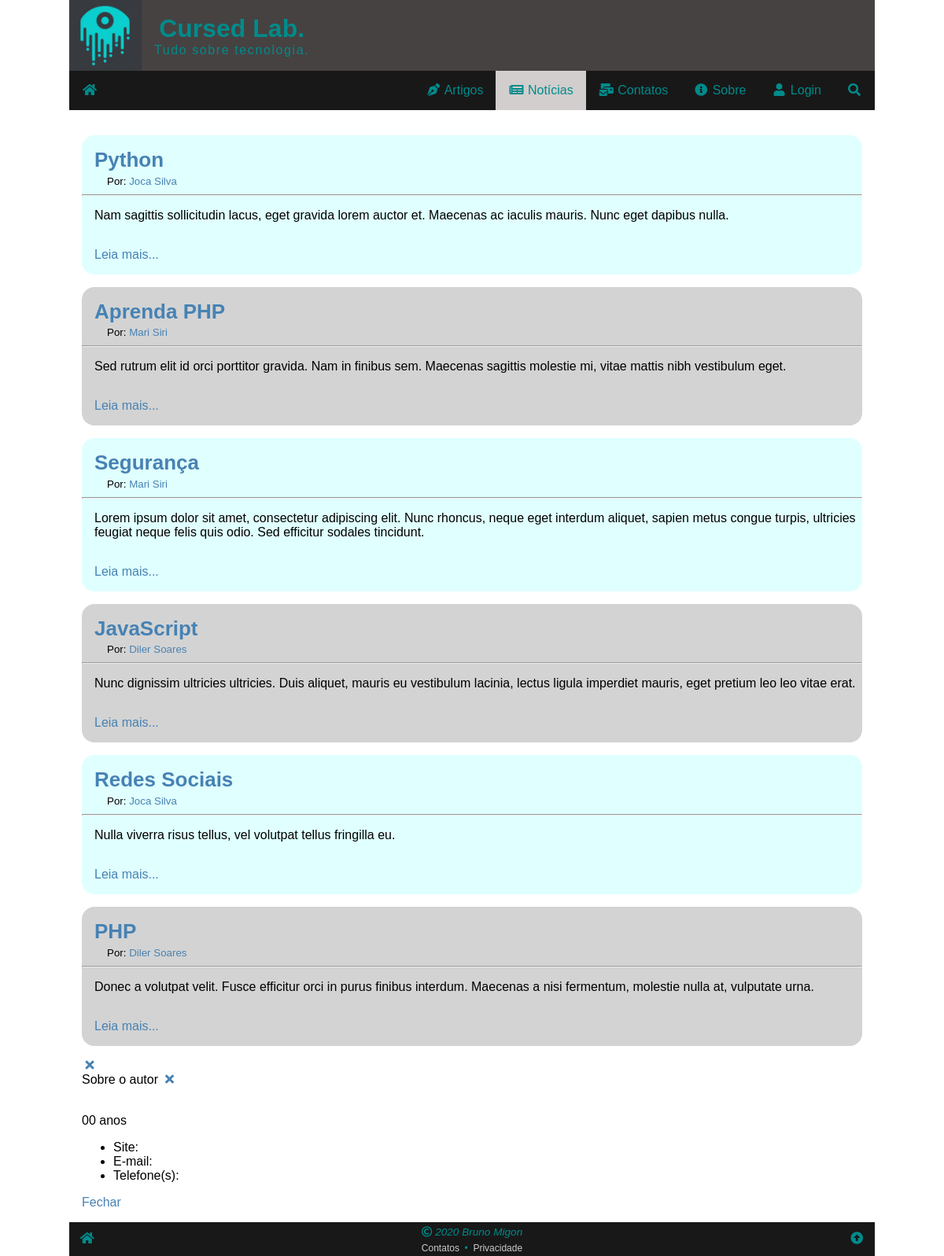
/noticias.php, run on the app's committed database.
### tables this page shows
CREATE TABLE noticias (
    id_noticia INT PRIMARY KEY NOT NULL AUTO_INCREMENT,
    data_noticia TIMESTAMP DEFAULT CURRENT_TIMESTAMP,
    titulo_noticia VARCHAR(255) NOT NULL,
    resumo_noticia VARCHAR(255) NOT NULL,
    texto_noticia LONGTEXT,
    fonte_noticia VARCHAR(255),
    status_noticia ENUM('ativo', 'inativo') DEFAULT 'ativo',
    autor_id INT NOT NULL COMMENT 'Chave estrangeira',
    FOREIGN KEY (autor_id) REFERENCES autores (id_autor)
);

CREATE TABLE autores (
    id_autor INT PRIMARY KEY NOT NULL AUTO_INCREMENT,
    data_autor TIMESTAMP DEFAULT CURRENT_TIMESTAMP,
    thumb_autor VARCHAR(255) COMMENT 'Uma imagem que representa o autor',
    nome_autor VARCHAR(255) COMMENT 'Nome completo que só aparece nos detalhes',
    nome_tela VARCHAR(127) NOT NULL COMMENT 'Nome curto que aparece no site',
    email VARCHAR(255) NOT NULL,
    site VARCHAR(255) COMMENT 'Sites começam com http://',
    curriculo TEXT COMMENT 'Um mini-currículo do autor.',
    telefone VARCHAR(128),
    nascimento DATE COMMENT 'Formato: AAAA-MM-DD',
    campo1 TEXT COMMENT 'Para uso futuro',
    campo2 TEXT COMMENT 'Para uso futuro',
    campo3 TEXT COMMENT 'Para uso futuro',
    status_autor ENUM('inativo', 'ativo') DEFAULT 'ativo'
);

### noticias.php (the view, shortened to what this page needs)
<?php
require ('_config.php');
$css = "/css/noticias.css";
$menu = "noticias";
$sql = <<<SQL
SELECT titulo_noticia, resumo_noticia, texto_noticia, autores.*
    FROM noticias
    INNER JOIN autores ON autor_id = id_autor
    AND status_noticia = 'ativo'
    ORDER BY data_noticia DESC
;
SQL;
$res = $conn->query($sql);
$noticias = '';
while ( $noti = $res->fetch_assoc() ) :
$noticias .=  <<<TEXTO
    <div class="noticias">
        <h3>{$noti['titulo_noticia']}</h3>
        <small>Por: <a href="{$noti['site']}" id="modalAutor" target="_blank">{$noti['nome_tela']}</a></small>
        <hr>
        <p>{$noti['resumo_noticia']}</p>
        <a href="{$noti['texto_noticia']}"><p>Leia mais...</p></a>
    </div>
TEXTO;
endwhile;
$dataNascimento = $noti['nascimento'];
$date = new DateTime($dataNascimento);
$interval = $date->diff( new DateTime( date('Y-m-d') ) );
$idadeautor = $interval->format( '%Y anos' );
$mautor = <<<TEXTO
<div id="modal" class="modal">
    <a href="#fechar" class="fechamodal"><i class="fas fa-fw fa-times"></i></a>
    <div class="wrapmodal">
        <div class="autor">
            <div class="autortit">
                <span>Sobre o autor</span>
                <a href="#fechar" class="fechamodal"><i class="fas fa-fw fa-times"></i></a>
            </div>
            <div class="autorid">
                <img src="{$noti['thumb_autor']}" alt="{$noti['nome_tela']}">
                <h4>{$noti['nome_tela']}</h4>
                <small>{$noti['nome_autor']}</small>
                <div>{$idadeautor}</div>
            </div>
            <div class="curriculo">{$noti['curriculo']}</div>
            <ul>
                <li>Site: <a href="{$noti['site']}" target="_blank">{$noti['site']}</a></li>
                <li>E-mail: <a href="mailto:{$noti['email']}" target="_blank">{$noti['email']}</a></li>
                <li>Telefone(s): {$noti['telefone']}</li>
            </ul>
            <div class="autorft">
                <a href="#fechar" class="fechamodal">Fechar</a>
            </div>
        </div>
    </div>
</div>
TEXTO;
require ('_header.php');
echo($noticias);
echo($mautor);
?>
<?php
require ('_footer.php');
?>

### _header.php (shortened to what this page needs)
<?php
if ($css != "") {
    $css = "<link rel=\"stylesheet\" href=\"{$css}\">\n";
} else {
    $css = null;
}
?><!DOCTYPE html>
<html lang="pt-br">
<head>
    <link rel="stylesheet" href="/css/global.css">
    <link rel="stylesheet" href="/css/all.min.css">
    <?php echo $css ?>
</head>
<body>
<div class="wrap">
    <header class="header">
        <a href="/" title="Cursed Lab. - Tudo sobre tecnologia"><img src="img/logo03.png" alt="Cursed Lab."></a>
        <h1>Cursed Lab.<small>Tudo sobre tecnologia.</small></h1>
    </header>
    <nav class="nav">
        <a <?php echo ( $menu == 'index' ) ? 'class="active"' : null ?>  href="/"><i class="fas fa-fw fa-home"></i></a>
        <div id="menulinks">
            <a <?php echo ( $menu == 'artigos' ) ? 'class="active"' : null ?> href="/artigos.php"><i class="fas fa-fw fa-pen-nib"></i> Artigos</a>
            <a <?php echo ( $menu == 'noticias' ) ? 'class="active"' : null ?> href="/noticias.php"><i class="fas fa-fw fa-newspaper"></i> Notícias</a>
            <a <?php echo ( $menu == 'contatos' ) ? 'class="active"' : null ?> href="/contatos.php"><i class="fas fa-fw fa-mail-bulk"></i> Contatos</a>
            <a <?php echo ( $menu == 'sobre' ) ? 'class="active"' : null ?> href="/sobre.php"><i class="fas fa-fw fa-info-circle"></i> Sobre</a>
            <a <?php echo ( $menu == 'login' ) ? 'class="active"' : null ?> href="/login.php"><i class="fas fa-fw fa-user"></i> Login</a>
            <a <?php echo ( $menu == 'procurar' ) ? 'class="active"' : null ?> href="/procurar.php" id="procurar" title="Procurar no site"><i class="fas fa-fw fa-search"></i><span> Procurar</span></a>
        </div>
    </nav>
    <main class="main">

### _footer.php (shortened to what this page needs)
</main>
<footer class="footer">
    <a href="/" title="Página inicial"><i class="fas fa-fw fa-home"></i></a>
    <div>
        <span title="&copy; Copyright 2020 Bruno Migon"><i class="far fa-copyright"></i> 2020 Bruno Migon</span title="&copy; Copyright 2020 Bruno Migon">
        <div>
            <a href="/contatos.php">Contatos</a>
            &nbsp;&bull;&nbsp;
            <a href="/privacidade.php">Privacidade</a>
        </div>
    </div>
    <a href="#topo" title="Topo da página"><i class="fas fa-fw fa-arrow-alt-circle-up"></i></a>
</footer>
</div>
</body>
</html>

### css/global.css (style rules this page uses)
* { box-sizing: border-box; }
html, body { font-family: sans-serif; font-size: 16px; height: 100%; margin: 0; padding: 0; position: relative; width: 100%; }
body { background-attachment: fixed; background-image: url("/img/fundo01.jpg"); background-repeat: no-repeat; background-size: cover; }
a { color: steelblue; text-decoration: none; }
h1, h2, h3, h4, h5, p { margin: 1rem 0; }
.wrap { background: rgba(255,255,255,.9); margin: auto; max-width: 1024px; width: 100%; }
.header { align-items: center; background: rgb(70, 66, 66); color: darkcyan; display: flex; }
.header img { display: block; margin-right: 1rem; height: 90px; }
.header h1 { margin: 0; text-align: center; }
.header small { display: block; font-size: 1rem; font-weight: normal; letter-spacing: .1rem; }
.nav { background: rgba(0, 0, 0, 0.904); display: flex; justify-content: flex-end; position: relative; text-align: right; }
.nav a { color: darkcyan; display: inline-block; padding: 1rem; text-decoration: none; }
.nav a:hover, .footer a:hover, .active { background: rgb(209, 206, 205); color: darkcyan; }
.nav > a:first-child { margin-right: auto; }
#menulinks { display: flex; }
.footer { background: rgba(0, 0, 0, 0.904); display: flex; justify-content: space-between; align-items: center; color: darkcyan; text-align: center; }
.footer > a { color: darkcyan; padding: .8rem; }
.footer > div { font-style: italic; }
.footer > div span { font-size: .85rem; }
.footer > div div { font-size: .75rem; margin-top: .3rem; font-style: normal; }
.footer > div a { color: #ccc; }
.main { padding: 1rem; }
.wrap { display: flex; flex-direction: column; min-height: 100%; }
.main { flex-grow: 1; }

### css/noticias.css (style rules this page uses)
.noticias h3 { font-size: 26px; color: steelblue; margin-left: 1rem; padding-top: 1rem; margin-bottom: .1rem; text-align: left; }
.noticias:nth-child(odd) { background: lightcyan; border-radius: 1rem; }
.noticias:nth-child(even) { background: lightgray; border-radius: 1rem; }
.noticias p { margin-left: 1rem; padding-bottom: 1rem; }
.noticias small { margin-left: 2rem; padding-top: 5px; }

### data on the page
noticias: titulo_noticia "Python", autor.nome_tela "Joca Silva", resumo_noticia "Nam sagittis sollicitudin lacus, eget gravida lorem auctor et. Maecenas ac iaculis mauris. Nunc eget dapibus nulla."
noticias: titulo_noticia "Aprenda PHP", autor.nome_tela "Mari Siri", resumo_noticia "Sed rutrum elit id orci porttitor gravida. Nam in finibus sem. Maecenas sagittis molestie mi, vitae mattis nibh vestibulum eget."
noticias: titulo_noticia "Segurança", autor.nome_tela "Mari Siri", resumo_noticia "Lorem ipsum dolor sit amet, consectetur adipiscing elit. Nunc rhoncus, neque eget interdum aliquet, sapien metus congue turpis, ultricies feugiat neque felis quis odio. Sed efficitur sodales tincidunt."
noticias: titulo_noticia "JavaScript", autor.nome_tela "Diler Soares", resumo_noticia "Nunc dignissim ultricies ultricies. Duis aliquet, mauris eu vestibulum lacinia, lectus ligula imperdiet mauris, eget pretium leo leo vitae erat."
noticias: titulo_noticia "Redes Sociais", autor.nome_tela "Joca Silva", resumo_noticia "Nulla viverra risus tellus, vel volutpat tellus fringilla eu."
noticias: titulo_noticia "PHP", autor.nome_tela "Diler Soares", resumo_noticia "Donec a volutpat velit. Fusce efficitur orci in purus finibus interdum. Maecenas a nisi fermentum, molestie nulla at, vulputate urna."

### other printed values
$idadeautor "00 anos"
